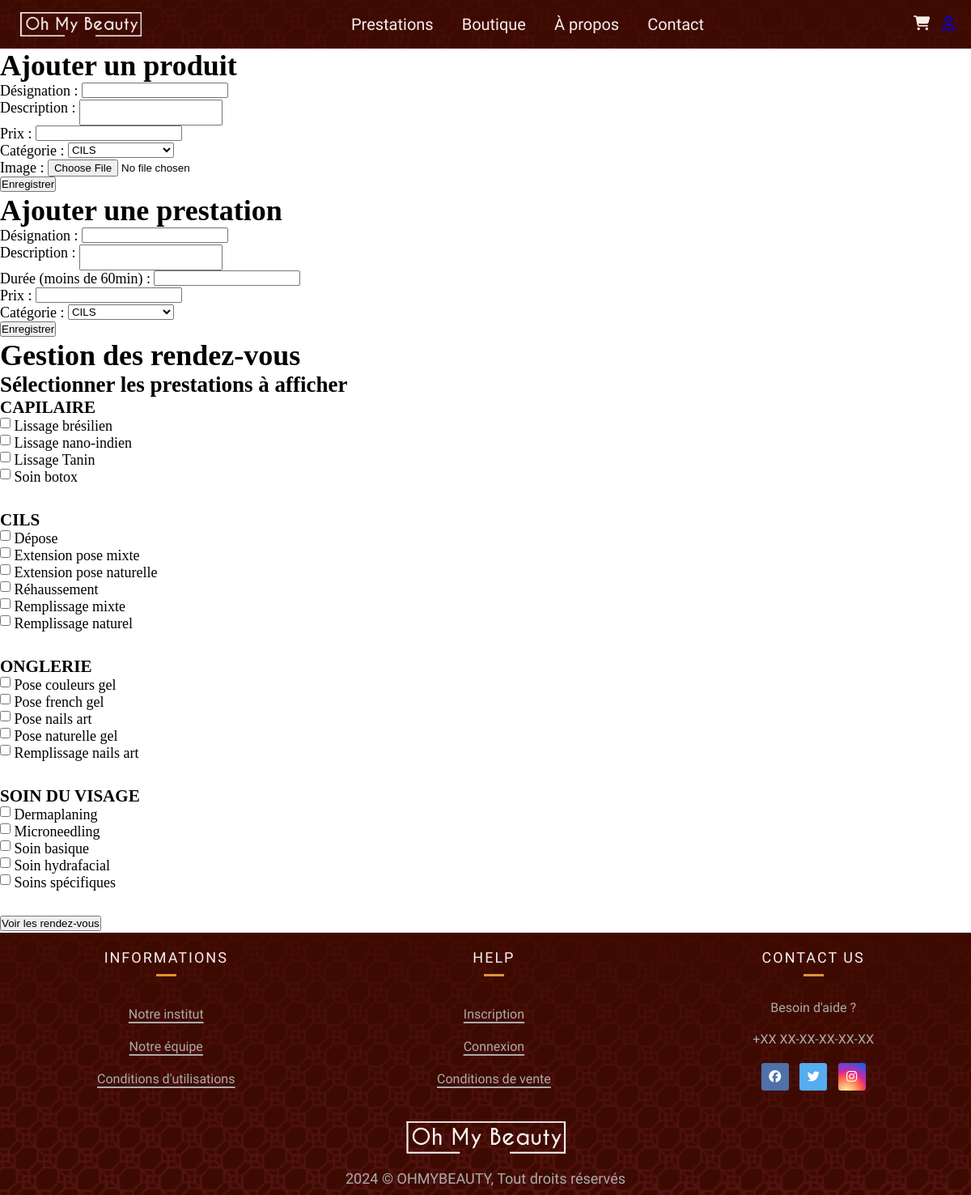
/index.php?action=admin (signed in), run on an earlier commit of the app's database.
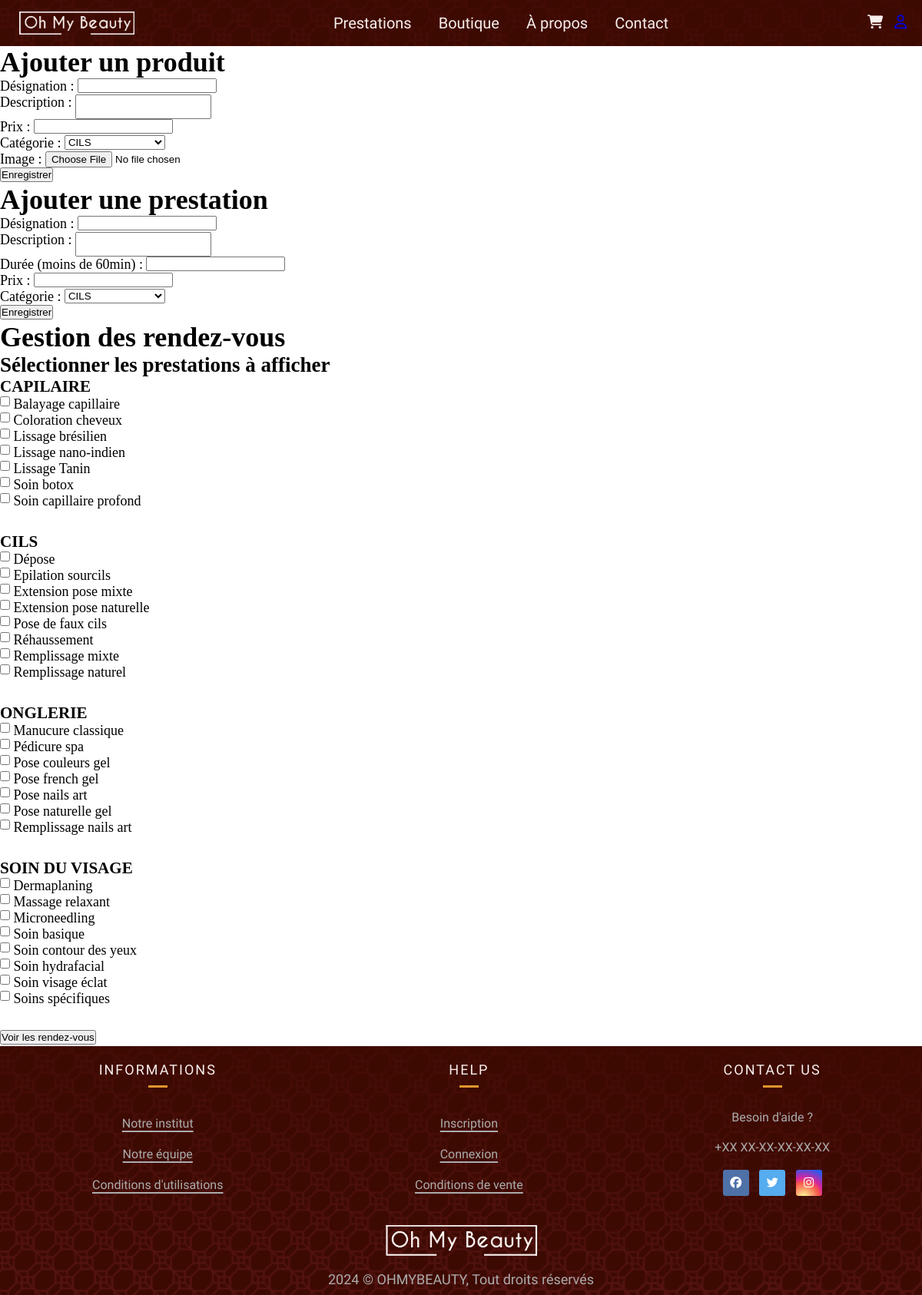
And on a later commit of the database.
### tables this page shows
CREATE TABLE IF NOT EXISTS `prestation` (
  `id_prestation` int NOT NULL AUTO_INCREMENT,
  `designation` varchar(50) NOT NULL,
  `prix` decimal(15,2) NOT NULL,
  `duree` varchar(50) NOT NULL DEFAULT '40min',
  `id_categorie` int NOT NULL,
  `description` varchar(500) DEFAULT NULL,
  PRIMARY KEY (`id_prestation`),
  KEY `id_categorie` (`id_categorie`),
  CONSTRAINT `prestation_ibfk_1` FOREIGN KEY (`id_categorie`) REFERENCES `categorie` (`id_categorie`)
);

### controller/AdminController.php (called while the page is built, shortened)
<?php
class AdminController {
public function afficherAdmin() {
    require "view/vueAdmin.php";
}
}

### model/managers/PrestationManager.php (called while the page is built, shortened)
<?php
class PrestationManager {
    private $db;
    public function __construct() {
        $this->db = Connect::seConnecter();
    }
    public function obtenirToutesCategoriesAvecPrestations() {
        $requete = "
            SELECT c.id_categorie, c.designation AS categorie_designation, p.id_prestation, p.designation, p.description, p.duree, p.prix
            FROM categorie c
            LEFT JOIN prestation p ON c.id_categorie = p.id_categorie
            ORDER BY c.designation, p.designation
        ";
        $resultat = $this->db->query($requete);
        $categories = [];
        while ($row = $resultat->fetch()) {
            $categories[$row['categorie_designation']][] = [
                'id_prestation' => $row['id_prestation'],
                'designation' => $row['designation'],
                'description' => $row['description'],
                'duree' => $row['duree'],
                'prix' => $row['prix']
            ];
        }
        return $categories;
    }
}

### app/Connect.php (called while the page is built, shortened)
<?php
abstract class Connect {
    public static function seConnecter(){
        try {
            return new \PDO(
                "mysql:host=".self::HOST.";dbname=".self::DB.";charset=utf8", self::USER, self::PASS);
        } catch (\PDOException $ex) {
            return $ex->getMessage();
        }
    }
}

### model/managers/CategorieManager.php (called while the page is built, shortened)
<?php
class CategorieManager {
    private $db;
    public function __construct() {
        $this->db = Connect::seConnecter();
    }
    public function obtenirToutesLesCategories() {
        $requete = "
            SELECT id_categorie, designation
            FROM categorie
        ";
        $stmt = $this->db->query($requete);
        return $stmt->fetchAll(\PDO::FETCH_ASSOC);
    }
}

### view/vueAdmin.php (the view, shortened to what this page needs)
<?php
$categorieManager = new CategorieManager();
$prestationManager = new PrestationManager();
$categories = $categorieManager->obtenirToutesLesCategories();
$categoriesAvecPrestations = $prestationManager->obtenirToutesCategoriesAvecPrestations();
?>
<h1>Ajouter un produit</h1>
<form action= "index.php?action=ajouterProduit" method="POST" enctype="multipart/form-data">
    <label for="designation">Désignation :</label>
    <input type="text" name="designation" required value="<?= $produit['designation'] ?? ''; ?>"><br>
    <label for="description">Description :</label>
    <textarea name="description" required><?= $produit['description'] ?? ''; ?></textarea><br>
    <label for="prix">Prix :</label>
    <input type="number" step="0.01" name="prix" required value="<?= $produit['prix'] ?? ''; ?>"><br>
    <label for="categorie">Catégorie :</label>
    <select name="id_categorie" required>
        <?php foreach ($categories as $categorie): ?>
            <option value="<?= $categorie['id_categorie'] ?>" <?= isset($produit['id_categorie']) && $produit['id_categorie'] == $categorie['id_categorie'] ? 'selected' : ''; ?>>
                <?= $categorie['designation'] ?>
            </option>
        <?php endforeach; ?>
    </select><br>
    <label for="image">Image :</label>
    <input type="file" name="image"><br>
    <input type="submit" name="submit" value="Enregistrer">
</form>
<h1>Ajouter une prestation</h1>
<form action= "index.php?action=ajouterPrestation" method="POST" enctype="multipart/form-data">
    <label for="designation">Désignation :</label>
    <input type="text" name="designation" required value="<?= $prestation['designation'] ?? ''; ?>"><br>
    <label for="description">Description :</label>
    <textarea name="description" required><?= $prestation['description'] ?? ''; ?></textarea><br>
    <label for="duree">Durée (moins de 60min) :</label>
    <input type="text" name="duree" required value="<?= $prestation['duree'] ?? ''; ?>"><br>
    <label for="prix">Prix :</label>
    <input type="number" step="0.01" name="prix" required value="<?= $prestation['prix'] ?? ''; ?>"><br>
    <label for="categorie">Catégorie :</label>
    <select name="id_categorie" required>
        <?php foreach ($categories as $categorie): ?>
            <option value="<?= $categorie['id_categorie'] ?>" <?= isset($prestation['id_categorie']) && $prestation['id_categorie'] == $categorie['id_categorie'] ? 'selected' : ''; ?>>
                <?= $categorie['designation'] ?>
            </option>
        <?php endforeach; ?>
    </select><br>
    <input type="submit" name="submit" value="Enregistrer">
</form>
<h1>Gestion des rendez-vous</h1>
<form method="get" action="index.php">
    <h2>Sélectionner les prestations à afficher</h2>
    <?php foreach ($categoriesAvecPrestations as $categorieNom => $prestations) { ?>
        <div class="categorie">
            <h3><?= $categorieNom; ?></h3>
            <?php foreach ($prestations as $prestation) { ?>
                <label>
                    <input type="checkbox" name="prestations[]" value="<?= $prestation['id_prestation']; ?>">
                    <?= $prestation['designation']; ?>
                </label><br>
            <?php } ?>
        </div>
    <?php } ?>
    <input type="submit" value="Voir les rendez-vous">
</form>
<?php
$contenu = ob_get_clean();
require "template.php";
?>

### index.php (shortened to what this page needs)
<?php
$ctrlAccueil = new AccueilController();
$ctrlAdmin = new AdminController();
if(isset($_GET["action"])){
    switch ($_GET["action"]) {
        case 'admin': $ctrlAdmin->afficherAdmin(); break;
        }
} else {
    $ctrlAccueil->afficherHome();
}

### view/template.php (shortened to what this page needs)
<!DOCTYPE html>
<html lang="fr">
<head>
    <link rel="stylesheet" type="text/css" href="./public/css/style.css?<?php echo time(); ?>" />
    <link rel="stylesheet" href="https://cdnjs.cloudflare.com/ajax/libs/font-awesome/4.7.0/css/font-awesome.min.css">
</head>
<body>
    <header>
        <a href="index.php?action=home" class="logoNav"><img src="./public/img/logo_header.png"  alt="image logo Oh My Beauty"></a>
        <nav id="myLinks">
            <a href="index.php?action=prestations">Prestations</a>
            <a href="index.php?action=categorie">Boutique</a>
            <a href="index.php?action=aPropos">À propos</a>
            <a href="index.php?action=contact">Contact</a>
        </nav>
        <div class="header-cart-toggle">
            <button id="toggleCartBtn">
                <i class="fa-solid fa-cart-shopping fa-l"></i>
            </button>
        </div>
        <div class="user">
            <a href="#"><i class="fa-regular fa-user fa-l"></i></a>
        </div>
    </header>
    <main>
        <div id="contenu">
            <?= $contenu ?>
        </div>
    </main>
    <footer class="section bg-footer">
        <div class="container">
            <div>
            <h6 class="footer-heading text-uppercase text-white">Informations</h6>
            <ul class="footer-link mt-4">
                <li><a href="#!">Notre institut</a></li>
                <li><a href="#!">Notre équipe</a></li>
                <li><a href="#!">Conditions d'utilisations</a></li>
            </ul>
            </div>
            <div>
            <h6 class="footer-heading text-uppercase text-white">Help</h6>
            <ul class="footer-link mt-4">
                <li><a href="#!">Inscription</a></li>
                <li><a href="#!">Connexion</a></li>
                <li><a href="#!">Conditions de vente</a></li>
            </ul>
            </div>
            <div class="footer-link">
            <h6 class="footer-heading text-uppercase text-white">Contact us</h6>
            <p class="contact-info mt-4">Besoin d'aide ?</p>
            <p class="contact-info">+XX XX-XX-XX-XX-XX</p>
            <div>
                <ul class="list-inline">
                <li class="list-inline-item"><a href="#!"><i class="fab facebook footer-social-icon fa-facebook-f"></i></a></li>
                <li class="list-inline-item"><a href="#!"><i class="fab twitter footer-social-icon fa-twitter"></i></a></li>
                <li class="list-inline-item"><a href="#!"><i class="fab instagram footer-social-icon fa-instagram"></i></a></li>
                </ul>
            </div>
            </div>
        </div>
        <div class="text-center mt-5">
            <img src="./public/img/logo_footer.png" alt="logo ohmybeauty">
            <p class="footer-alt">2024 © OHMYBEAUTY, Tout droits réservés</p>
        </div>
    </footer>
</body>
</html>

### public/css/style.css (style rules this page uses)
:root { --bordeau : #691E22; --or : #D9912B; --crimson : #3D0A01; --bcasse : #FAE3D3; --blanc : #F8EFEC; --rufina : "Rufina", serif;; --oxygen : "Oxygen", sans-serif; }
* { margin: 0; padding: 0; vertical-align: top; box-sizing: border-box; }
html { font-size: 18px; height: 100%; }
header { z-index: 2; display: flex; background-image: url("../img/fond.png"); background-size: cover; top: 0; left: 0; width: 100%; height: 60px; padding: 0; position: sticky; }
.logoNav { margin-left: 25px; margin-top: 15px; }
.logoNav img { height: 30px; }
nav { margin-top: 15px; margin: auto; font-size: 20PX; }
nav a { margin-right: 15px; margin-left: 15px; transition: all 0.2s; color: var(--blanc); text-decoration: none; font-family: var(--oxygen); }
.user { margin-top: 20px; margin-right: 20px; color: var(--or); z-index: 1000; }
i { transition: all 0.2s; }
textarea { resize: none; }
.categorie { margin-bottom: 30px; }
.header-cart-toggle { position: relative; display: inline-block; margin-top: 20px; margin-right: 15px; z-index: 1000; }
.header-cart-toggle i { color: var(--blanc); }
#toggleCartBtn { background: none; border: none; cursor: pointer; font-size: 1em; padding: 0; }
.container { padding-top: 20px; display: flex; justify-content: space-between; max-width: 80%; margin-right: auto; margin-left: auto; }
h6 { margin-top: 0; margin-bottom: 0.5rem; font-weight: 500; line-height: 1.2; font-size: 1rem; }
.text-uppercase { text-transform: uppercase; }
.text-white { color: var(--blanc); }
.text-center { text-align: center; padding-bottom: 0.6rem; }
.mt-4 { margin: 0; margin-top: 1.5rem; }
.bg-footer { background-image: url(../img/fond.png); background-size: cover; font-family: var(--oxygen); width: 100%; bottom: 0; }
.footer-heading { letter-spacing: 2px; display: flex; justify-content: center; }
.list-inline { padding-left: 0; list-style: none; margin-top: 0; margin-bottom: 1rem; }
.contact-info { color: #acacac; font-size: 16px; margin-top: 20px }
.footer-social-icon { font-size: 15px; height: 34px; width: 34px; line-height: 34px; border-radius: 3px; text-align: center; padding-top: 9px; margin-top: 20px }
.facebook { transition: transform 1s ease 0s; background-color: #4e71a8; color: #ffffff; }
.twitter { transition: transform 1s ease 0s; background-color: #55acee; color: #ffffff; }
.instagram { transition: transform 1s ease 0s; background: radial-gradient(circle at 30% 107%, #fdf497 0%, #fdf497 5%, #fd5949 45%,#d6249f 60%,#285AEB 90%); color: #ffffff; }
footer img { display: block; margin-left: auto; margin-right: auto; height: auto; padding-top: 20px; padding-bottom: 20px; }
.footer-alt { color: #acacac; }

What changed in the data, as far as the page shows it:
added prestation: designation "Balayage capillaire", shown under "CAPILAIRE"
added prestation: designation "Coloration cheveux", shown under "CAPILAIRE"
added prestation: designation "Soin capillaire profond", shown under "CAPILAIRE"
added prestation: designation "Epilation sourcils", shown under "CILS"
added prestation: designation "Pose de faux cils", shown under "CILS"
added prestation: designation "Manucure classique", shown under "ONGLERIE"
added prestation: designation "Pédicure spa", shown under "ONGLERIE"
added prestation: designation "Massage relaxant", shown under "SOIN DU VISAGE"
added prestation: designation "Soin contour des yeux", shown under "SOIN DU VISAGE"
added prestation: designation "Soin visage éclat", shown under "SOIN DU VISAGE"
